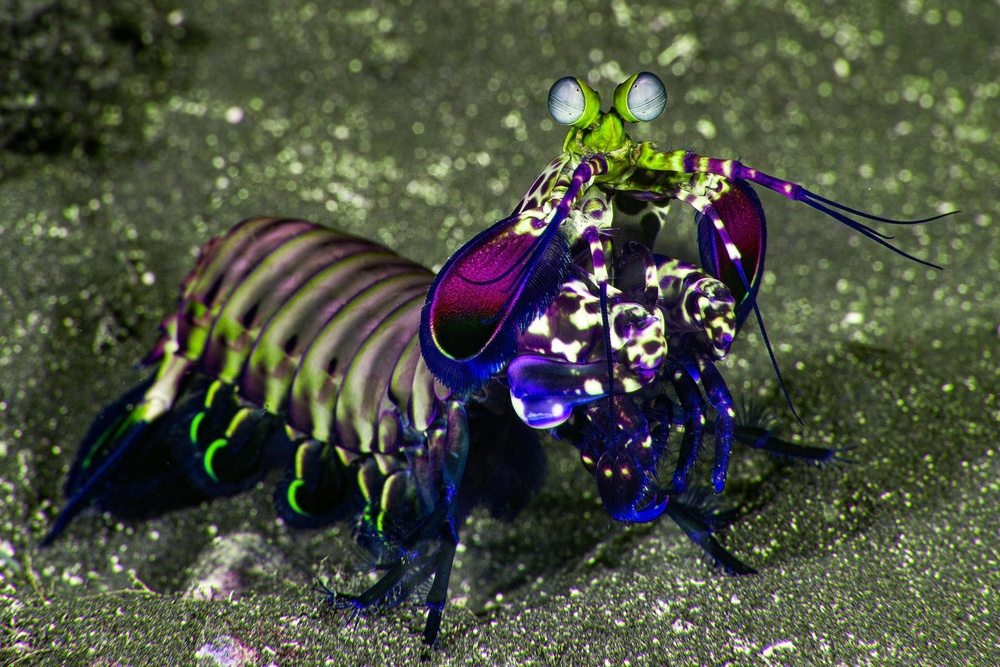
#> input picture lab4/pracadomowa4/im3.jpg, 1000 x 667 px, shrunk from 1920 x 1280 before the run
$ python pracadomowa4.py
#> lines starting #> are read from the running program, lines starting #| are printed output that depends on the picture; long printed decimals are rounded
from PIL import Image
import numpy as np
from PIL import ImageChops
from PIL import ImageStat as stat
import matplotlib.pyplot as plt
from random import randint

#----------------------------------------------------
def statystyki(im):
    s = stat.Stat(im)
    print("extrema ", s.extrema)  # max i min
    print("count ", s.count)  # zlicza
    print("mean ", s.mean)  # srednia
    print("median ", s.median)  # mediana
    print("stddev ", s.stddev)  # odchylenie standardowe

#----------------------------------------------------
def zlicz_roznice_srednia_RGB(obraz, wsp): # wsp - współczynnik określający dokładność oceny
    t_obraz = np.asarray(obraz)
    h, w, d = t_obraz.shape
    zlicz = 0
    for i in range(h):
        for j in range(w):
                if np.mean(t_obraz[i, j, :]) > wsp:
                    zlicz = zlicz + 1
    procent = zlicz/(h*w)
    return zlicz, procent

#----------------------------------------------------
def zlicz_roznice_suma_RGB(obraz, wsp): # wsp - współczynnik określający dokładność oceny
    t_obraz = np.asarray(obraz)
    h, w, d = t_obraz.shape
    zlicz = 0
    for i in range(h):
        for j in range(w):
                if sum(t_obraz[i, j, :]) > wsp: # poniżej równoważne sformułowania tego warunku
                # if (t_obraz[i, j, 0] + t_obraz[i, j, 1] + t_obraz[i, j, 2]) > wsp:
                # if t_obraz[i, j, 0] > wsp or  t_obraz[i, j, 1] > wsp or t_obraz[i, j, 2] > wsp:
                    zlicz = zlicz + 1
    procent = zlicz/(h*w)
    return zlicz, procent

#----------------------------------------------------
def generuj_histogram(im):
    hist = im.histogram()
    p = 0
    print(hist[p])
    print(hist[256 + p])
    print(hist[2*256 + p])
    plt.bar(range(256), hist[:256], color='r', alpha=0.5)
    plt.bar(range(256), hist[256:2 * 256], color='g', alpha=0.4)
    plt.bar(range(256), hist[2 * 256:], color='b', alpha=0.3)
    plt.savefig("histogram45.png")

#----------------------------------------------------
def odkoduj(im1,im2):
    t_1 = np.asarray(im1)
    t_2 = np.asarray(im2)
    h, w, d = t_1.shape
    secret = np.zeros((h,w), dtype=np.uint8)
    # for i,j in h,w
    # sumuj r+g+b w t_1 i t_2
    # diff umieść w secret[i,j]
    for i in range(h):
        for j in range(w):
            t1 = t_1[i,j,0]+t_1[i,j,1]+t_1[i,j,2]
            t2 = t_2[i,j,0]+t_2[i,j,1]+t_2[i,j,2]
            secret[i,j] = t1-t2
    sec_img = Image.fromarray(secret)
    return sec_img

#----------------------------------------------------
def enhance(img, factor):
    img = np.asarray(img)
    h,w,d = img.shape
    enhanced = np.zeros((h,w,d), dtype=np.uint8)
    for i in range(h):
        for j in range(w):
            enhanced[i,j]= img[i,j]*factor
    enh = Image.fromarray(enhanced)
    return enh

#----------------------------------------------------
im3jpg = Image.open("im3.jpg")
#> im3jpg is the input picture: PIL image 1000x667 RGB; mean R, G, B 75.2, 79.9, 64.1
im3png = Image.open("im3.png")

diff_3 = ImageChops.difference(im3png,im3jpg)
#> diff_3: PIL image 1000x667 RGB; every value is 0
diff_3.show()
diff_3.save("diff.png")
# diff_enhanced = enhance(diff_3, 5)
# diff_enhanced.show()
# diff_enhanced.save("diff_enhanced.png")

diff = Image.open("diff.png")
statystyki(diff)
#| extrema  [(0, 0), (0, 0), (0, 0)]
#| count  [667000, 667000, 667000]
#| mean  [0.0, 0.0, 0.0]
#| median  [0, 0, 0]
#| stddev  [0.0, 0.0, 0.0]

generuj_histogram(diff)
#> in generuj_histogram, `hist = im.histogram()`: hist = 768 values, max 667000 at index 0, min 0 at index 1, mean 2605.5
#| 667000
#| 667000
#| 667000
#> in generuj_histogram, `plt.savefig("histogram45.png")`:
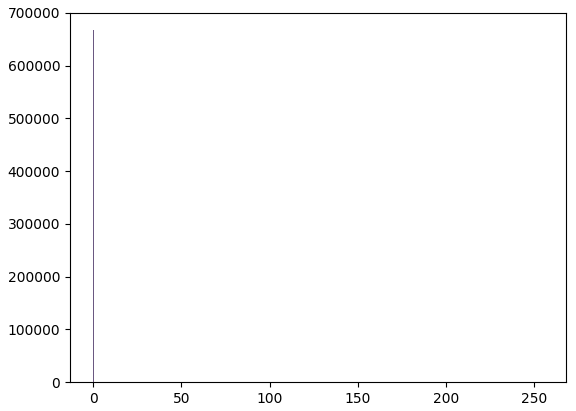
#> figure drawn by matplotlib, 1 panel; tallest bar 667000 high, from x = -0.4 to 0.4; tallest bar 667000 high, from x = -0.4 to 0.4; tallest bar 667000 high, from x = -0.4 to 0.4
# [8 lines of commented-out code are left out]


obraz = Image.open("shrimp.jpg")
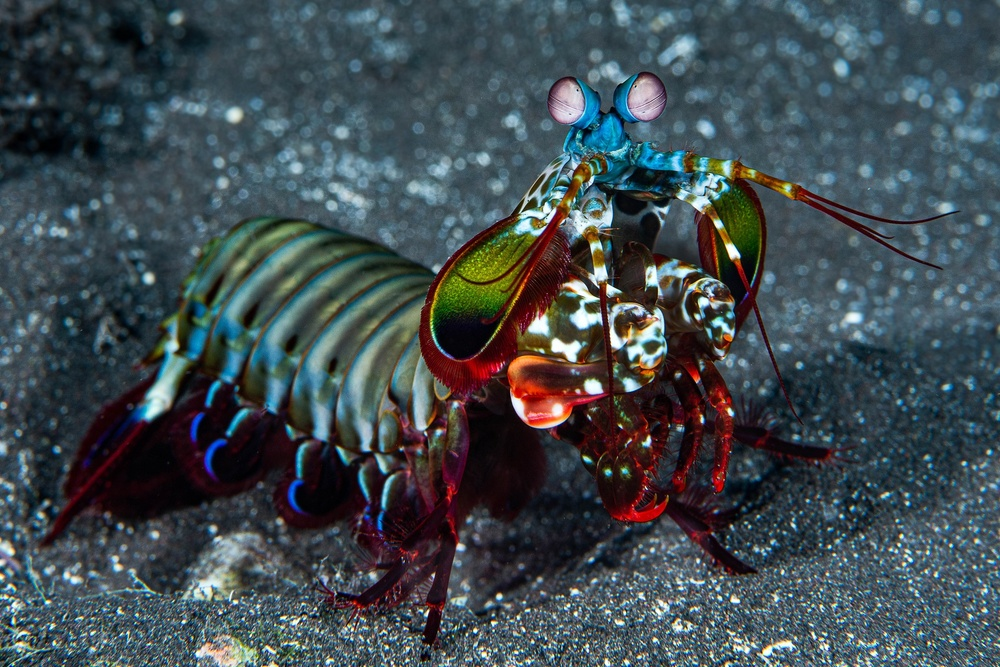
#> input picture lab4/pracadomowa4/shrimp.jpg, 1000 x 667 px, shrunk from 1920 x 1280 before the run
#> obraz is the input picture: PIL image 1000x667 RGB; mean R, G, B 63.9, 75.1, 80
obraz.save("obraz1.jpg")
obraz1 = Image.open("obraz1.jpg")
obraz1.save("obraz2.jpg")
obraz2 = Image.open("obraz2.jpg")
obraz2.save("obraz3.jpg")
obraz3 = Image.open("obraz3.jpg")
obraz3.save("obraz4.jpg")
obraz4 = Image.open("obraz4.jpg")
obraz4.save("obraz5.jpg")
obraz5 = Image.open("obraz5.jpg")

# obraz5.show()
print("statystyki 01")
diff01 = ImageChops.difference(obraz, obraz1)
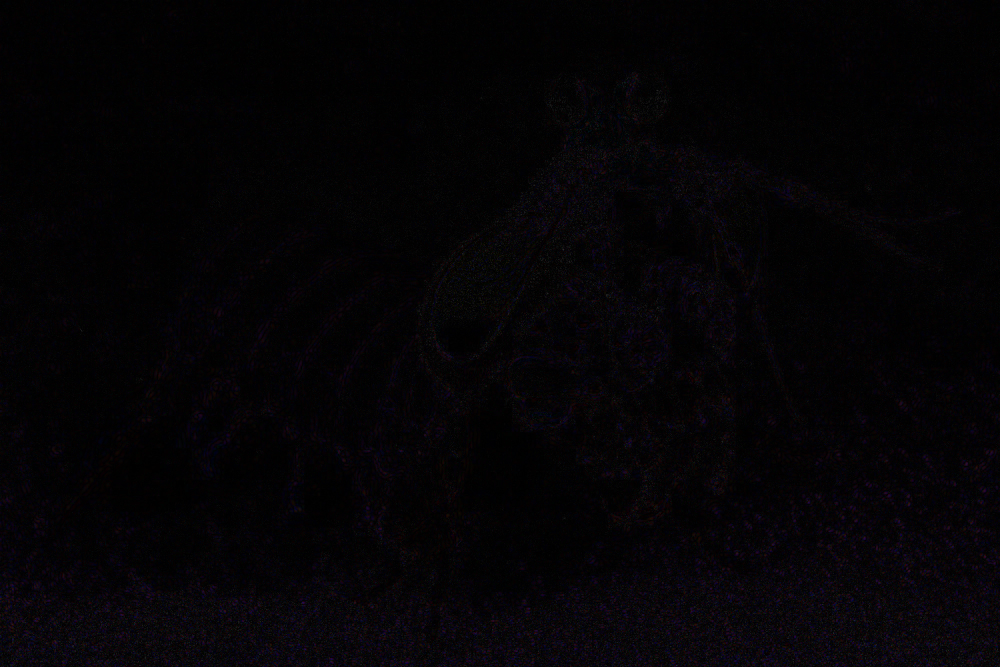
#> diff01: PIL image 1000x667 RGB; mean R, G, B 4.6, 3.2, 5.2
generuj_histogram(diff01)
#| 70537
#| 93562
#| 67724
statystyki(diff01)
#| extrema  [(0, 60), (0, 46), (0, 78)]
#| count  [667000, 667000, 667000]
#| mean  [4.574, 3.177, 5.167]
#| median  [3, 2, 3]
#| stddev  [5.211, 3.541, 6.203]

print("statystyki 45")
diff45 = ImageChops.difference(obraz4, obraz5)
generuj_histogram(diff45)
#| 653699
#| 651161
#| 651315
statystyki(diff01)
#| extrema  [(0, 60), (0, 46), (0, 78)]
#| count  [667000, 667000, 667000]
#| mean  [4.574, 3.177, 5.167]
#| median  [3, 2, 3]
#| stddev  [5.211, 3.541, 6.203]


enhance(diff45,10)
# [8 lines of commented-out code are left out]
